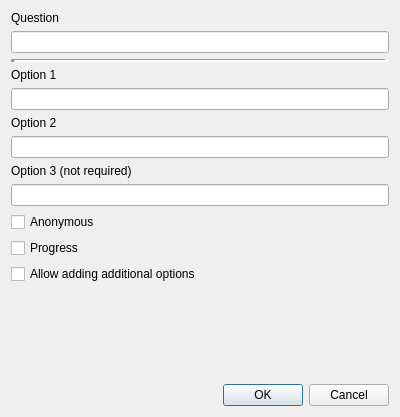
<?xml version="1.0" encoding="UTF-8"?>
<ui version="4.0">
 <class>NewPollDialog</class>
 <widget class="QDialog" name="NewPollDialog">
  <property name="geometry">
   <rect>
    <x>0</x>
    <y>0</y>
    <width>400</width>
    <height>417</height>
   </rect>
  </property>
  <property name="windowTitle">
   <string>Create New Poll - Mattermost</string>
  </property>
  <property name="modal">
   <bool>true</bool>
  </property>
  <layout class="QVBoxLayout" name="verticalLayout">
   <item>
    <widget class="QLabel" name="questionLabel">
     <property name="text">
      <string>Question</string>
     </property>
    </widget>
   </item>
   <item>
    <widget class="QLineEdit" name="questionValue"/>
   </item>
   <item>
    <widget class="Line" name="line">
     <property name="lineWidth">
      <number>5</number>
     </property>
     <property name="orientation">
      <enum>Qt::Horizontal</enum>
     </property>
    </widget>
   </item>
   <item>
    <widget class="QLabel" name="option1Label">
     <property name="text">
      <string>Option 1</string>
     </property>
    </widget>
   </item>
   <item>
    <widget class="QLineEdit" name="option1Value"/>
   </item>
   <item>
    <widget class="QLabel" name="option2Label">
     <property name="text">
      <string>Option 2</string>
     </property>
    </widget>
   </item>
   <item>
    <widget class="QLineEdit" name="option2Value"/>
   </item>
   <item>
    <widget class="QLabel" name="option3Label">
     <property name="text">
      <string>Option 3 (not required)</string>
     </property>
    </widget>
   </item>
   <item>
    <widget class="QLineEdit" name="option3Value"/>
   </item>
   <item>
    <widget class="QCheckBox" name="checkBoxAnonymous">
     <property name="toolTip">
      <string>Don't show who voted for what when the poll ends</string>
     </property>
     <property name="text">
      <string>Anonymous</string>
     </property>
    </widget>
   </item>
   <item>
    <widget class="QCheckBox" name="checkBoxProgress">
     <property name="toolTip">
      <string>During the poll, show how many votes each answer option got</string>
     </property>
     <property name="text">
      <string>Progress</string>
     </property>
    </widget>
   </item>
   <item>
    <widget class="QCheckBox" name="checkBoxAllowAdditional">
     <property name="toolTip">
      <string>Allow all users to add additional options</string>
     </property>
     <property name="text">
      <string>Allow adding additional options</string>
     </property>
    </widget>
   </item>
   <item>
    <spacer name="verticalSpacer">
     <property name="orientation">
      <enum>Qt::Vertical</enum>
     </property>
     <property name="sizeHint" stdset="0">
      <size>
       <width>20</width>
       <height>40</height>
      </size>
     </property>
    </spacer>
   </item>
   <item>
    <widget class="QDialogButtonBox" name="buttonBox">
     <property name="orientation">
      <enum>Qt::Horizontal</enum>
     </property>
     <property name="standardButtons">
      <set>QDialogButtonBox::Cancel|QDialogButtonBox::Ok</set>
     </property>
    </widget>
   </item>
  </layout>
 </widget>
 <resources/>
 <connections>
  <connection>
   <sender>buttonBox</sender>
   <signal>accepted()</signal>
   <receiver>NewPollDialog</receiver>
   <slot>accept()</slot>
   <hints>
    <hint type="sourcelabel">
     <x>248</x>
     <y>254</y>
    </hint>
    <hint type="destinationlabel">
     <x>157</x>
     <y>274</y>
    </hint>
   </hints>
  </connection>
  <connection>
   <sender>buttonBox</sender>
   <signal>rejected()</signal>
   <receiver>NewPollDialog</receiver>
   <slot>reject()</slot>
   <hints>
    <hint type="sourcelabel">
     <x>316</x>
     <y>260</y>
    </hint>
    <hint type="destinationlabel">
     <x>286</x>
     <y>274</y>
    </hint>
   </hints>
  </connection>
 </connections>
</ui>
